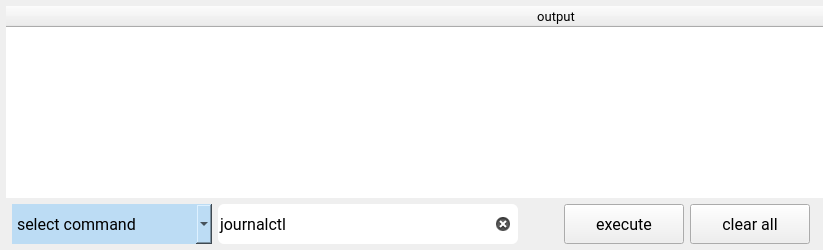
      <widget class="QWidget" name="pgCommand">
       <layout class="QVBoxLayout" name="verticalLayout_7">
        <property name="leftMargin">
         <number>6</number>
        </property>
        <property name="topMargin">
         <number>6</number>
        </property>
        <property name="rightMargin">
         <number>0</number>
        </property>
        <property name="bottomMargin">
         <number>6</number>
        </property>
        <item>
         <widget class="QTableWidget" name="tableCommand">
          <property name="font">
           <font>
            <family>Roboto</family>
            <pointsize>10</pointsize>
           </font>
          </property>
          <property name="frameShape">
           <enum>QFrame::NoFrame</enum>
          </property>
          <property name="frameShadow">
           <enum>QFrame::Raised</enum>
          </property>
          <property name="alternatingRowColors">
           <bool>true</bool>
          </property>
          <property name="sortingEnabled">
           <bool>true</bool>
          </property>
          <attribute name="horizontalHeaderDefaultSectionSize">
           <number>1100</number>
          </attribute>
          <column>
           <property name="text">
            <string>output</string>
           </property>
          </column>
         </widget>
        </item>
        <item>
         <layout class="QHBoxLayout" name="horizontalLayout_3">
          <property name="leftMargin">
           <number>6</number>
          </property>
          <item alignment="Qt::AlignHCenter|Qt::AlignVCenter">
           <widget class="QComboBox" name="cboxCommand">
            <property name="minimumSize">
             <size>
              <width>200</width>
              <height>40</height>
             </size>
            </property>
            <property name="maximumSize">
             <size>
              <width>200</width>
              <height>40</height>
             </size>
            </property>
            <property name="font">
             <font>
              <family>Roboto</family>
              <pointsize>12</pointsize>
             </font>
            </property>
            <property name="styleSheet">
             <string notr="true">	background-color: rgb(188, 220, 244);
	border: solid;</string>
            </property>
            <property name="editable">
             <bool>false</bool>
            </property>
            <property name="frame">
             <bool>false</bool>
            </property>
            <item>
             <property name="text">
              <string>select command</string>
             </property>
            </item>
            <item>
             <property name="text">
              <string>restart target</string>
             </property>
            </item>
           </widget>
          </item>
          <item>
           <widget class="QLineEdit" name="edCommand">
            <property name="minimumSize">
             <size>
              <width>300</width>
              <height>40</height>
             </size>
            </property>
            <property name="maximumSize">
             <size>
              <width>800000</width>
              <height>40</height>
             </size>
            </property>
            <property name="font">
             <font>
              <family>Roboto</family>
              <pointsize>12</pointsize>
             </font>
            </property>
            <property name="styleSheet">
             <string notr="true">QLineEdit{
	background-color: rgb(255, 255, 255);
	border: solid;
	border-radius: 6px;
    border-color: red;
}</string>
            </property>
            <property name="text">
             <string>journalctl</string>
            </property>
            <property name="frame">
             <bool>true</bool>
            </property>
            <property name="clearButtonEnabled">
             <bool>true</bool>
            </property>
           </widget>
          </item>
          <item>
           <spacer name="horizontalSpacer_8">
            <property name="orientation">
             <enum>Qt::Horizontal</enum>
            </property>
            <property name="sizeType">
             <enum>QSizePolicy::Fixed</enum>
            </property>
            <property name="sizeHint" stdset="0">
             <size>
              <width>40</width>
              <height>20</height>
             </size>
            </property>
           </spacer>
          </item>
          <item>
           <widget class="QPushButton" name="btnCallCmd">
            <property name="minimumSize">
             <size>
              <width>120</width>
              <height>40</height>
             </size>
            </property>
            <property name="maximumSize">
             <size>
              <width>120</width>
              <height>40</height>
             </size>
            </property>
            <property name="font">
             <font>
              <family>Roboto</family>
              <pointsize>12</pointsize>
             </font>
            </property>
            <property name="text">
             <string>execute</string>
            </property>
            <property name="icon">
             <iconset resource="resources.qrc">
              <normaloff>:/test/pictures/play.svg</normaloff>:/test/pictures/play.svg</iconset>
            </property>
            <property name="iconSize">
             <size>
              <width>20</width>
              <height>20</height>
             </size>
            </property>
           </widget>
          </item>
          <item>
           <widget class="QPushButton" name="btnCommandClear">
            <property name="minimumSize">
             <size>
              <width>120</width>
              <height>40</height>
             </size>
            </property>
            <property name="maximumSize">
             <size>
              <width>120</width>
              <height>40</height>
             </size>
            </property>
            <property name="font">
             <font>
              <family>Roboto</family>
              <pointsize>12</pointsize>
             </font>
            </property>
            <property name="text">
             <string>clear all</string>
            </property>
            <property name="icon">
             <iconset resource="resources.qrc">
              <normaloff>:/test/pictures/trash-2.svg</normaloff>:/test/pictures/trash-2.svg</iconset>
            </property>
            <property name="iconSize">
             <size>
              <width>20</width>
              <height>20</height>
             </size>
            </property>
           </widget>
          </item>
          <item>
           <spacer name="horizontalSpacer_13">
            <property name="orientation">
             <enum>Qt::Horizontal</enum>
            </property>
            <property name="sizeType">
             <enum>QSizePolicy::Fixed</enum>
            </property>
            <property name="sizeHint" stdset="0">
             <size>
              <width>13</width>
              <height>20</height>
             </size>
            </property>
           </spacer>
          </item>
         </layout>
        </item>
       </layout>
      </widget>
